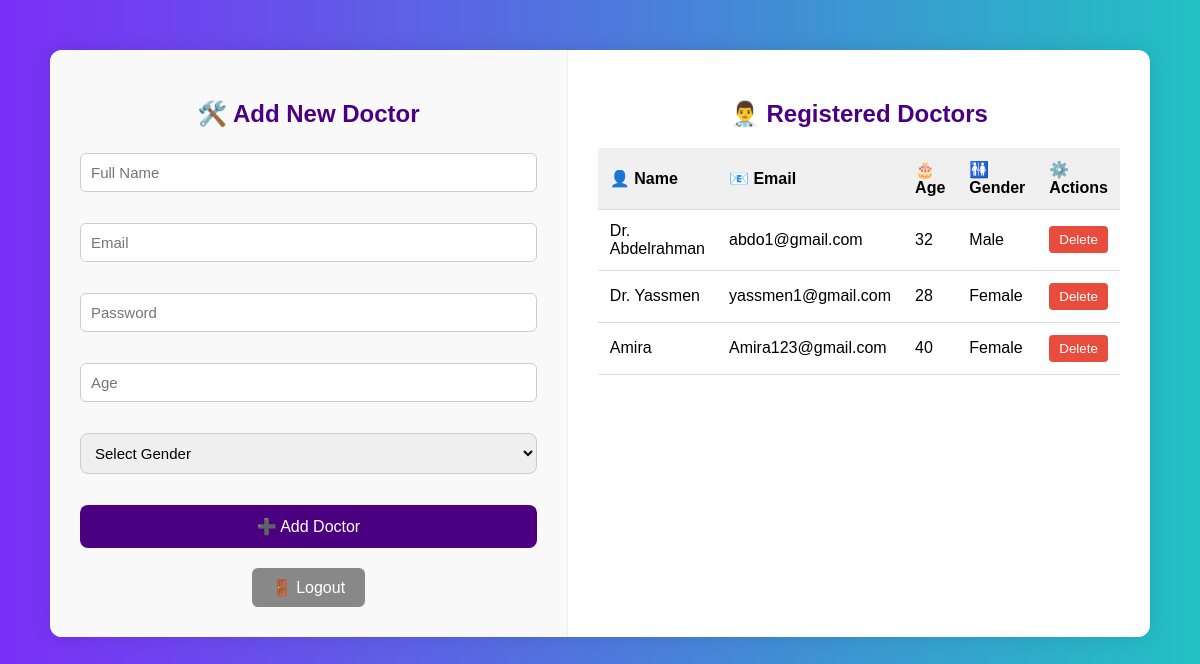
/admin-dashboard (signed in), run on the app's committed database.
### app.py (models this page shows)
class User(db.Model):
    id = db.Column(db.Integer, primary_key=True)
    full_name = db.Column(db.String(100), nullable=False)
    email = db.Column(db.String(100), unique=True, nullable=False)
    phone = db.Column(db.String(20))
    password = db.Column(db.String(100), nullable=False)
    gender = db.Column(db.String(10))
    age = db.Column(db.Integer)
    role = db.Column(db.String(20), nullable=False)  # 'patient' / 'doctor' / 'admin'
    image_url = db.Column(db.String(255))

### app.py (the view, shortened to what this page needs)
@app.route('/admin-dashboard', methods=['GET', 'POST'])
def admin_dashboard():
    if 'role' not in session or session['role'] != 'admin':
        return redirect(url_for('login'))
    doctors = User.query.filter_by(role='doctor').all()
    return render_template('admin_dashboard.html', doctors=doctors)

### app.py (called while the page is built, shortened)
def create_admin_account():
    existing_admin = User.query.filter_by(email='admin1@site.com').first()

@app.before_request
def before_any_request():
    if request.endpoint != 'static':
        create_admin_account()

### templates/admin_dashboard.html (shortened to what this page needs)
<!DOCTYPE html>
<html lang="en">
<head>
    <link rel="stylesheet" href="{{ url_for('static', filename='style.css') }}">
</head>
<body>
    <div class="dashboard-container">
        <div class="form-section">
            <h2>🛠️ Add New Doctor</h2>
            <form method="POST" action="/admin-dashboard">
                <input type="text" name="full_name" placeholder="Full Name" required>
                <input type="email" name="email" placeholder="Email" required>
                <input type="password" name="password" placeholder="Password" required>
                <input type="number" name="age" placeholder="Age" min="20" max="80" required>
                <select name="gender" required>
                    <option value="">Select Gender</option>
                </select>
                <button type="submit">➕ Add Doctor</button>
            </form>
            <div class="logout-link">
                <a href="/logout">🚪 Logout</a>
            </div>
        </div>
        <div class="table-section">
            <h2>👨‍⚕️ Registered Doctors</h2>
            <table>
                <thead>
                    <tr>
                        <th>👤 Name</th>
                        <th>📧 Email</th>
                        <th>🎂 Age</th>
                        <th>🚻 Gender</th>
                        <th>⚙️ Actions</th>
                    </tr>
                </thead>
                <tbody>
                    {% for doctor in doctors %}
                    <tr>
                        <td>{{ doctor.full_name }}</td>
                        <td>{{ doctor.email }}</td>
                        <td>{{ doctor.age }}</td>
                        <td>{{ 'Male' if doctor.gender == '1' else 'Female' }}</td>
                        <td>
                            <form method="POST" action="/delete-doctor/{{ doctor.id }}" style="display:inline;" onsubmit="return confirm('Are you sure you want to delete this doctor?');">
                                <button type="submit" style="padding: 6px 10px; border: none; border-radius: 4px; background-color: #e74c3c; color: white; cursor: pointer;">
                                    Delete
                                </button>
                            </form>
                        </td>
                    </tr>
                    {% endfor %}
                </tbody>
            </table>
        </div>
    </div>
</body>
</html>

### static/style.css (style rules this page uses)
h2 { margin-bottom: 20px; color: #effbf8; }
form input[type="text"], form input[type="email"], form input[type="password"], form input[type="number"], form select, form input[type="file"] { width: 100%; padding: 10px; margin-bottom: 16px; border-radius: 6px; border: 1px solid #ccc; box-sizing: border-box; }
a { color: #007bff; text-decoration: none; }

### templates/admin_dashboard.html (style rules this page uses)
body { margin: 0; font-family: Arial, sans-serif; background: linear-gradient(to right, #7b2ff7, #22c1c3); }
.dashboard-container { display: flex; max-width: 1100px; margin: 50px auto; background: white; border-radius: 12px; overflow: hidden; box-shadow: 0 0 20px rgba(0, 0, 0, 0.1); }
.form-section, .table-section { padding: 30px; flex: 1; }
.form-section { background-color: #f9f9f9; border-right: 1px solid #eee; }
.form-section h2 { color: #4b0082; margin-bottom: 25px; text-align: center; }
.form-section form { display: flex; flex-direction: column; gap: 15px; }
.form-section input, .form-section select { padding: 10px; font-size: 15px; border: 1px solid #ccc; border-radius: 8px; }
.form-section button { background-color: #4b0082; color: white; border: none; padding: 12px; font-size: 16px; border-radius: 8px; cursor: pointer; }
.table-section h2 { color: #4b0082; text-align: center; margin-bottom: 20px; }
table { width: 100%; border-collapse: collapse; }
table th, table td { text-align: left; padding: 12px; border-bottom: 1px solid #ddd; }
table th { background-color: #f0f0f0; }
.logout-link { display: inline-block; margin-top: 20px; text-align: center; width: 100%; }
.logout-link a { display: inline-block; background-color: #888; color: white; padding: 10px 20px; border-radius: 6px; text-decoration: none; }

### data on the page
User: full_name "Dr. Abdelrahman", email "abdo1@gmail.com", age "32", gender "Male"
User: full_name "Dr. Yassmen", email "yassmen1@gmail.com", age "28", gender "Female"
User: full_name "Amira", email "Amira123@gmail.com", age "40", gender "Female"
